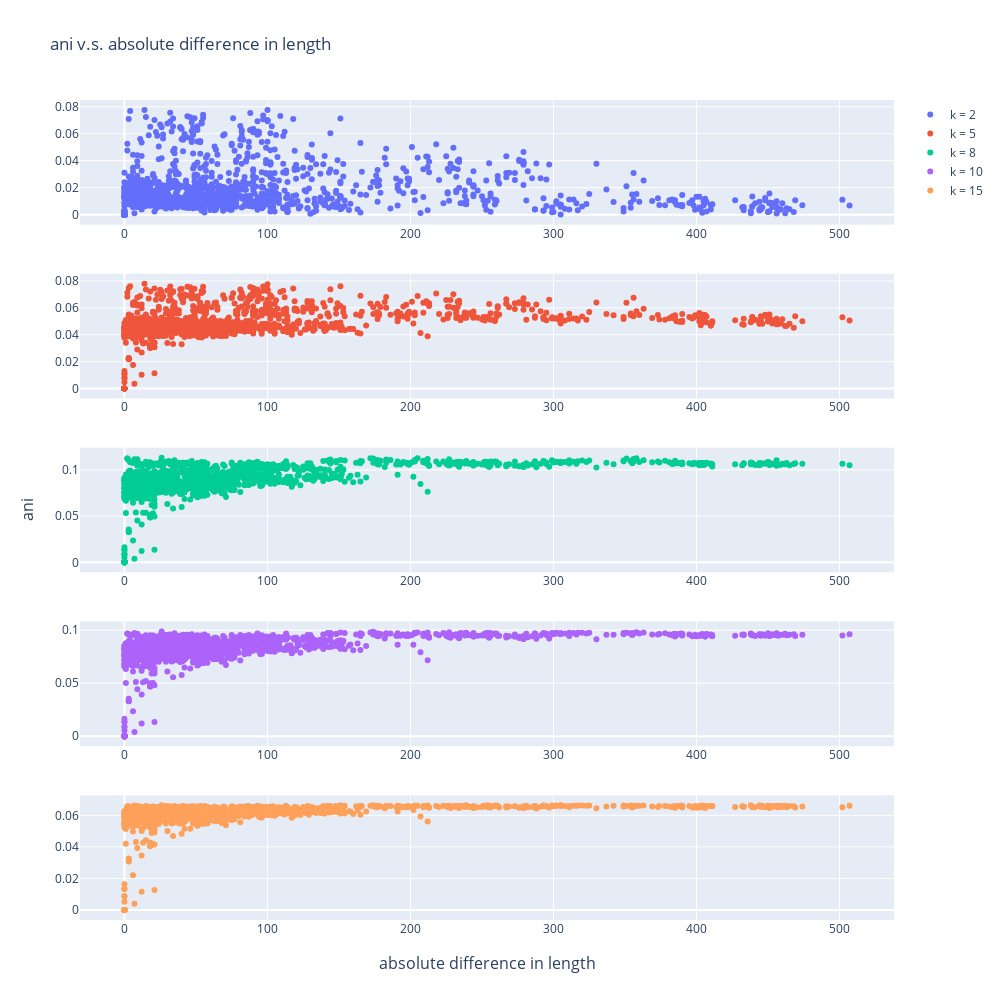

Notebook code for this chart:
### Code cell
fig = make_subplots(rows=5, cols=1,
x_title="absolute difference in length", y_title="ani")

fig.add_trace(go.Scatter(
    x=length_diff,
    y=anis_k_2,
    mode='markers',
    name='k = 2'
), row=1, col=1)

fig.add_trace(go.Scatter(
    x=length_diff,
    y=anis_k_5,
    mode='markers',
    name='k = 5'
), row=2, col=1)

fig.add_trace(go.Scatter(
    x=length_diff,
    y=anis_k_8, 
    mode='markers',
    name='k = 8'
), row=3, col=1)

fig.add_trace(go.Scatter(
    x=length_diff,
    y=anis_k_10, 
    mode='markers',
    name='k = 10'
), row=4, col=1)

fig.add_trace(go.Scatter(
    x=length_diff,
    y=anis_k_15, 
    mode='markers',
    name='k = 15'
), row=5, col=1)

fig.update_layout(height=1000, width=1000, title_text="ani v.s. absolute difference in length")
fig.show()

### Figure 1 — Plotly figure (JSON) as saved in the notebook; plotly's stock layout.template omitted (floating-point values rounded to 4 significant figures; data arrays with more than 128 entries replaced by an {"elided": "..."} marker saying what was removed)
{"data": [{"mode": "markers", "name": "k = 2", "type": "scatter", "x": {"elided": "1540 int values"}, "xaxis": "x", "y": {"elided": "1540 float values"}, "yaxis": "y"}, {"mode": "markers", "name": "k = 5", "type": "scatter", "x": {"elided": "1540 int values"}, "xaxis": "x2", "y": {"elided": "1540 float values"}, "yaxis": "y2"}, {"mode": "markers", "name": "k = 8", "type": "scatter", "x": {"elided": "1540 int values"}, "xaxis": "x3", "y": {"elided": "1540 float values"}, "yaxis": "y3"}, {"mode": "markers", "name": "k = 10", "type": "scatter", "x": {"elided": "1540 int values"}, "xaxis": "x4", "y": {"elided": "1540 float values"}, "yaxis": "y4"}, {"mode": "markers", "name": "k = 15", "type": "scatter", "x": {"elided": "1540 int values"}, "xaxis": "x5", "y": {"elided": "1540 float values"}, "yaxis": "y5"}], "layout": {"annotations": [{"font": {"size": 16}, "showarrow": false, "text": "absolute difference in length", "x": 0.5, "xanchor": "center", "xref": "paper", "y": 0, "yanchor": "top", "yref": "paper", "yshift": -30}, {"font": {"size": 16}, "showarrow": false, "text": "ani", "textangle": -90, "x": 0, "xanchor": "right", "xref": "paper", "xshift": -40, "y": 0.5, "yanchor": "middle", "yref": "paper"}], "height": 1000, "title": {"text": "ani v.s. absolute difference in length"}, "width": 1000, "xaxis": {"anchor": "y", "domain": [0, 1]}, "xaxis2": {"anchor": "y2", "domain": [0, 1]}, "xaxis3": {"anchor": "y3", "domain": [0, 1]}, "xaxis4": {"anchor": "y4", "domain": [0, 1]}, "xaxis5": {"anchor": "y5", "domain": [0, 1]}, "yaxis": {"anchor": "x", "domain": [0.848, 1]}, "yaxis2": {"anchor": "x2", "domain": [0.636, 0.788]}, "yaxis3": {"anchor": "x3", "domain": [0.424, 0.576]}, "yaxis4": {"anchor": "x4", "domain": [0.212, 0.364]}, "yaxis5": {"anchor": "x5", "domain": [0, 0.152]}}}
